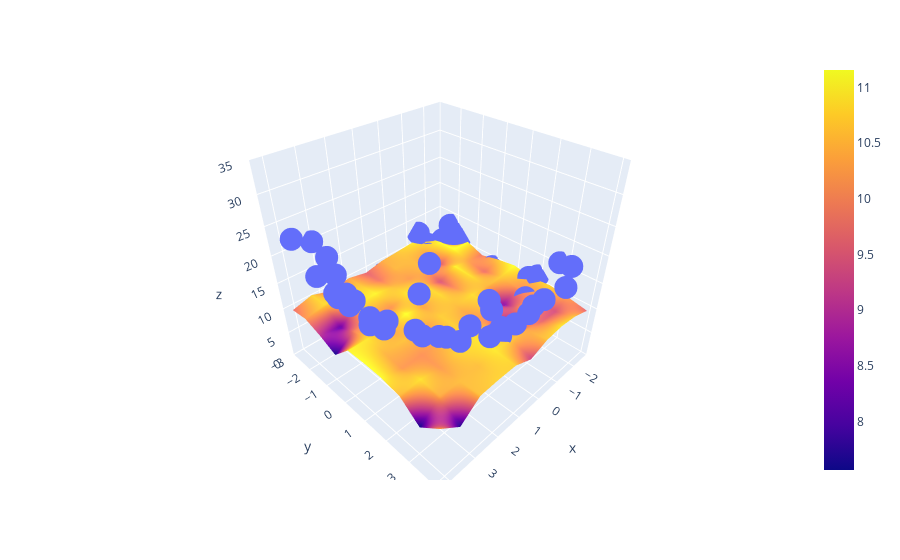

Here is the notebook cell this chart was saved with:
### Code cell
fig = px.scatter_3d(x = X.ravel(),y=Y.ravel(),z=Z.ravel())
fig.add_trace(go.Surface(x=x_input,y=y_input,z=z_final))

fig.update_layout(scene = dict(zaxis = dict(range=[0,35])))

fig.show()
